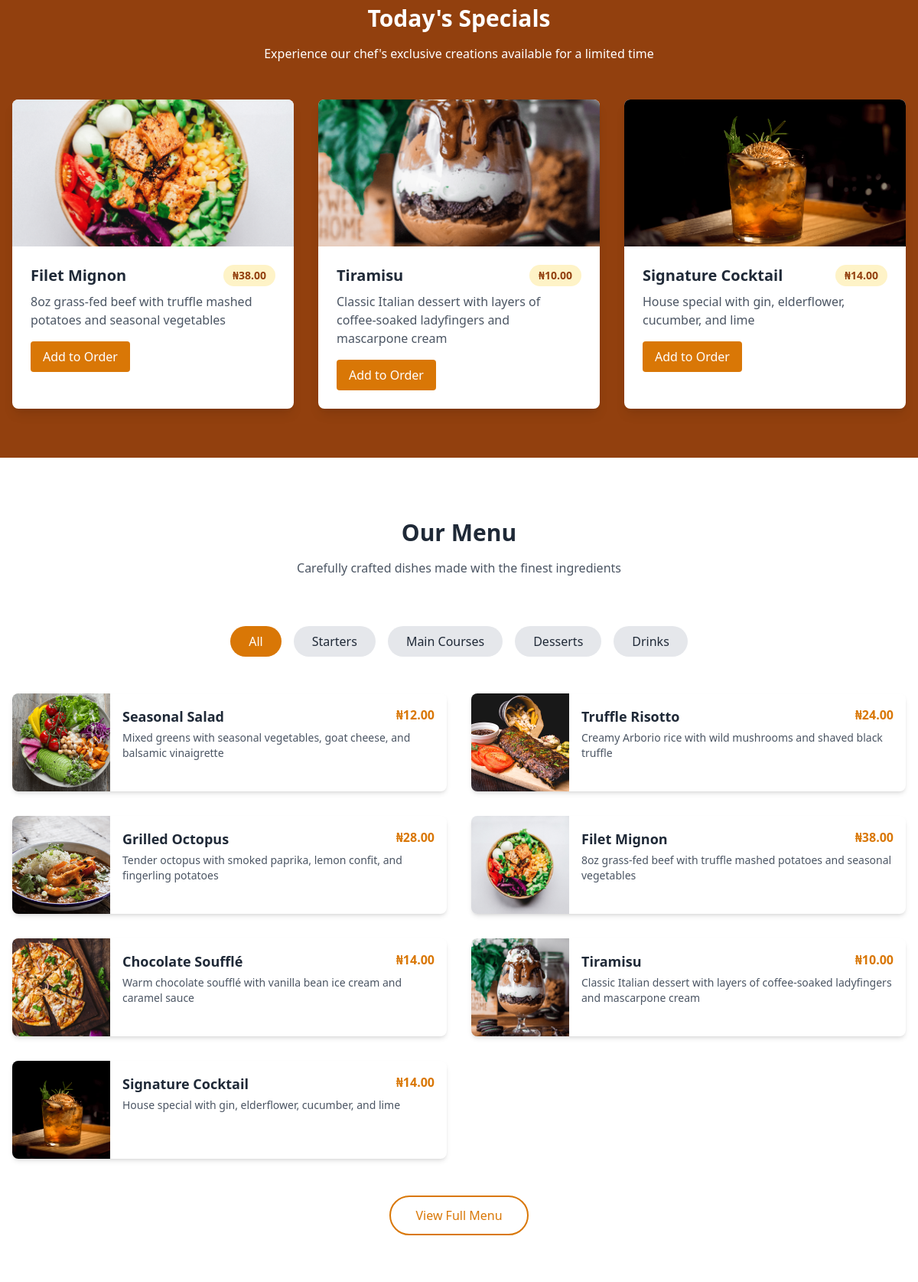
The app's page / (middle part), older data.
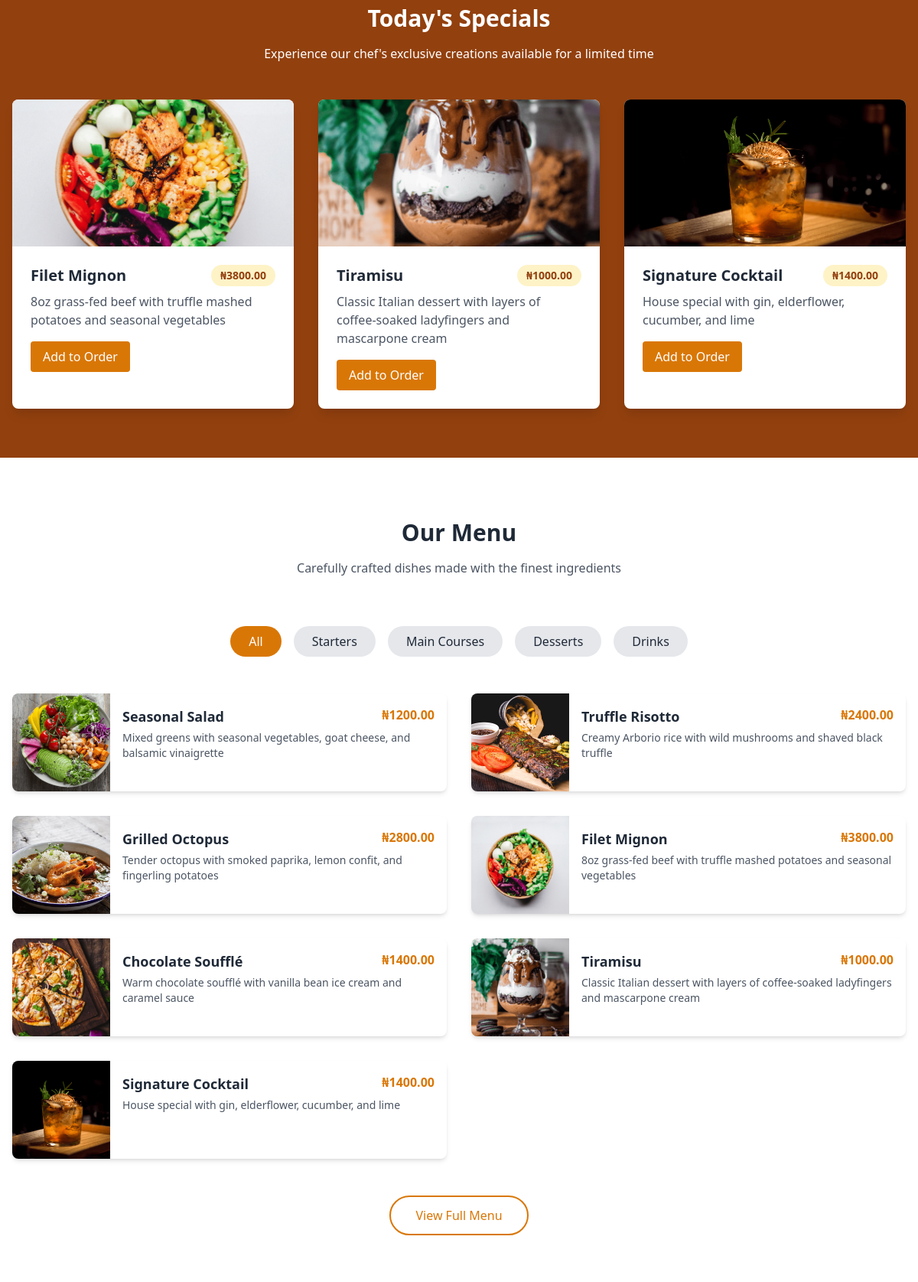
The same page, newer data.
### savorybites/models.py (models this page shows, shortened)
class Special(models.Model):
    menu_item = models.ForeignKey('Menu', on_delete=models.CASCADE, related_name='specials')
    discount_percentage = models.DecimalField(max_digits=5, decimal_places=2, default=0)
    start_date = models.DateTimeField()
    end_date = models.DateTimeField()
    is_active = models.BooleanField(default=True)
    class Meta:
        verbose_name_plural = "Specials"

class Menu(models.Model):
    class CategoryChoices(models.TextChoices):
        STARTER = 'ST', 'Starter'
        MAIN_COURSE = 'MC', 'Main Course'
        DESSERT = 'DE', 'Dessert'
        DRINKS = 'DR', 'Drinks'
        SNACKS = 'SN', 'Snacks'
    name = models.CharField(max_length=100)
    description = models.TextField()
    price = models.DecimalField(max_digits=10, decimal_places=2)
    image = models.ImageField(upload_to='menu_images/')
    category = models.CharField(max_length=50, choices=CategoryChoices.choices, default=CategoryChoices.MAIN_COURSE)
    is_available = models.BooleanField(default=True)
    class Meta:
         verbose_name_plural = "Menu"

### savorybites/views.py (the view)
# urls.py: path('', views.index, name="index"),
def index(request):
    today = datetime.now().date()
    specials = Special.objects.select_related('menu_item')
    menu_items = Menu.objects.filter(is_available=True).prefetch_related('specials')
    gallery = list(Gallery.objects.all())
    shuffle(gallery)
    reviews = list(Review.objects.all())
    shuffle(reviews)
    categories = Menu.CategoryChoices.choices
    featured_items = {}
    for category in categories:
        items = Menu.objects.filter(category=category[0], is_available=True)
        if items.exists():
            featured_items[category[0]] = items.first()
    if request.user.is_authenticated:
        cart_count = CartItem.objects.filter(user=request.user).count()
    else:
        session_key = request.session.session_key
        if not session_key:
            request.session.save()
            session_key = request.session.session_key
        cart_count = CartItem.objects.filter(session_key=session_key, user__isnull=True).count()
    context = {
        'menu_items': menu_items,
        'specials': specials,
        'gallery': gallery[:8],
        'reviews': reviews[:3],
        'featured_items': featured_items,
        'cart_count': cart_count
    }
    return render(request, 'index.html', context)

### savorybites/models.py (called while the page is built)
    def get_initials(self):
        parts = self.customer_name.strip().split()
        if len(parts) >= 2:
            return (parts[0][0] + parts[-1][0]).upper()
        elif len(parts) == 1:
            return parts[0][:2].upper()
        return ""

### savorybites/templates/index.html (shortened to what this page needs)
{% extends "base.html" %}

### savorybites/templates/utilities/menu.html (shortened to what the changed rows need)
{% load static %}
    <section class="py-16 bg-amber-800 text-white">
        <div class="max-w-7xl mx-auto px-4">
            <div class="text-center mb-12">
                <h2 class="text-3xl font-bold mb-4">Today's Specials</h2>
            </div>
            <div class="grid grid-cols-1 md:grid-cols-3 gap-8">
                {% for item in specials %}
                <div class="bg-white text-gray-800 rounded-lg overflow-hidden shadow-lg">
                    <img src="{{item.menu_item.image.url}}" alt="{{item.menu_item.name}}" class="w-full h-48 object-cover">
                    <div class="p-6">
                        <div class="flex justify-between items-start mb-2">
                            <h3 class="text-xl font-bold">{{item.menu_item.name}}</h3>
                            <span class="bg-amber-100 text-amber-800 px-3 py-1 rounded-full text-sm font-bold">₦{{item.menu_item.price}}</span>
                        </div>
                        <p class="text-gray-600 mb-4">{{item.menu_item.description}}</p>
                        <button class="bg-amber-600 text-white px-4 py-2 rounded hover:bg-amber-700" onclick="addToCart({{item.menu_item.id}})">Add to Order</button>
                    </div>
                </div>
                {% endfor %}
            </div>
        </div>
    </section>
    <section id="menu" class="py-20">
        <div class="max-w-7xl mx-auto px-4">
            <div class="text-center mb-16">
                <h2 class="text-3xl font-bold mb-4 text-gray-800">Our Menu</h2>
            </div>
            <div class="grid grid-cols-1 md:grid-cols-2 gap-8 menu-items-container">
                {% for item in menu_items %}
                {% if item.category == 'ST' %}
                <div class="menu-item bg-white rounded-lg shadow-md overflow-hidden relative" data-category="starters">
                    <div class="flex">
                        <img src="{{ item.image.url }}" alt="{{ item.name }}" class="w-32 h-32 object-cover">
                        <div class="p-4 flex-1">
                            <div class="flex justify-between items-start">
                                <h3 class="text-lg font-bold">{{item.name}}</h3>
                                <span class="text-amber-600 font-bold">₦{{item.price}}</span>
                            </div>
                            <p class="text-gray-600 text-sm mt-1">{{item.description}}</p>
                        </div>
                    </div>
                </div>
                {% endif %}
                {% endfor %}
                {% for item in menu_items %}
                {% if item.category == 'MC' %}
                <div class="menu-item bg-white rounded-lg shadow-md overflow-hidden relative" data-category="mains">
                    <div class="flex">
                        <img src="{{ item.image.url }}" alt="{{item.name}}" class="w-32 h-32 object-cover">
                        <div class="p-4 flex-1">
                            <div class="flex justify-between items-start">
                                <h3 class="text-lg font-bold">{{item.name}}</h3>
                                <span class="text-amber-600 font-bold">₦{{item.price}}</span>
                            </div>
                            <p class="text-gray-600 text-sm mt-1">{{item.description}}</p>
                        </div>
                    </div>
                </div>
                {% endif %}
                {% endfor %}
                {% for item in menu_items %}
                {% if item.category == 'DE' or item.category == 'SN' %}
                <div class="menu-item bg-white rounded-lg shadow-md overflow-hidden relative" data-category="desserts">
                    <div class="flex">
                        <img src="{{item.image.url}}" alt="{{item.name}}" class="w-32 h-32 object-cover">
                        <div class="p-4 flex-1">
                            <div class="flex justify-between items-start">
                                <h3 class="text-lg font-bold">{{item.name}}</h3>
                                <span class="text-amber-600 font-bold">₦{{item.price}}</span>
                            </div>
                            <p class="text-gray-600 text-sm mt-1">{{item.description}}</p>
                        </div>
                    </div>
                </div>
                {% endif %}
                {% endfor %}
                {% for item in menu_items %}
                {% if item.category == 'DR' %}
                <div class="menu-item bg-white rounded-lg shadow-md overflow-hidden relative" data-category="drinks">
                    <div class="flex">
                        <img src="{{item.image.url}}" alt="{{item.name}}" class="w-32 h-32 object-cover">
                        <div class="p-4 flex-1">
                            <div class="flex justify-between items-start">
                                <h3 class="text-lg font-bold">{{item.name}}</h3>
                                <span class="text-amber-600 font-bold">₦{{item.price}}</span>
                            </div>
                            <p class="text-gray-600 text-sm mt-1">{{item.description}}</p>
                        </div>
                    </div>
                </div>
                {% endif %}
                {% endfor %}
            </div>
        </div>
    </section>

Row changes from the older to the newer data that the page shows:
changed through a linked row, Special "Filet Mignon": menu_item.price "38.00" → "3800.00"
changed through a linked row, Special "Tiramisu": menu_item.price "10.00" → "1000.00"
changed through a linked row, Special "Signature Cocktail": menu_item.price "14.00" → "1400.00"
changed Menu "Seasonal Salad": price "12.00" → "1200.00"
changed Menu "Truffle Risotto": price "24.00" → "2400.00"
changed Menu "Grilled Octopus": price "28.00" → "2800.00"
changed Menu "Filet Mignon": price "38.00" → "3800.00"
changed Menu "Chocolate Soufflé": price "14.00" → "1400.00"
changed Menu "Tiramisu": price "10.00" → "1000.00"
changed Menu "Signature Cocktail": price "14.00" → "1400.00"
